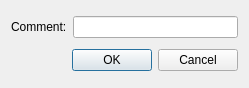
<?xml version="1.0" encoding="UTF-8"?>
<ui version="4.0">
 <class>EdgeDialog</class>
 <widget class="QDialog" name="EdgeDialog">
  <property name="geometry">
   <rect>
    <x>0</x>
    <y>0</y>
    <width>249</width>
    <height>88</height>
   </rect>
  </property>
  <property name="minimumSize">
   <size>
    <width>249</width>
    <height>88</height>
   </size>
  </property>
  <property name="maximumSize">
   <size>
    <width>249</width>
    <height>88</height>
   </size>
  </property>
  <property name="windowTitle">
   <string>Edge Trigger Properties</string>
  </property>
  <layout class="QGridLayout" name="gridLayout">
   <item row="0" column="0">
    <widget class="QLabel" name="label_3">
     <property name="text">
      <string>Comment:</string>
     </property>
    </widget>
   </item>
   <item row="0" column="1">
    <widget class="QLineEdit" name="lineEdit"/>
   </item>
   <item row="1" column="0" colspan="2">
    <widget class="QDialogButtonBox" name="buttonBox">
     <property name="orientation">
      <enum>Qt::Horizontal</enum>
     </property>
     <property name="standardButtons">
      <set>QDialogButtonBox::Cancel|QDialogButtonBox::Ok</set>
     </property>
    </widget>
   </item>
  </layout>
 </widget>
 <resources/>
 <connections>
  <connection>
   <sender>buttonBox</sender>
   <signal>accepted()</signal>
   <receiver>EdgeDialog</receiver>
   <slot>accept()</slot>
   <hints>
    <hint type="sourcelabel">
     <x>248</x>
     <y>254</y>
    </hint>
    <hint type="destinationlabel">
     <x>157</x>
     <y>274</y>
    </hint>
   </hints>
  </connection>
  <connection>
   <sender>buttonBox</sender>
   <signal>rejected()</signal>
   <receiver>EdgeDialog</receiver>
   <slot>reject()</slot>
   <hints>
    <hint type="sourcelabel">
     <x>316</x>
     <y>260</y>
    </hint>
    <hint type="destinationlabel">
     <x>286</x>
     <y>274</y>
    </hint>
   </hints>
  </connection>
 </connections>
</ui>
